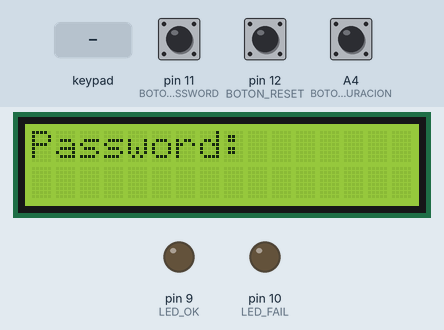
The sketch below on a simulated Arduino Uno, built with avr-gcc and run on an emulated ATmega328P. Shown: 16×2 character LCD, output pins drawn as LEDs (lit = HIGH). Dashed ring = blinking. The inputs (shaded band) are chosen by the test bench; at power-on: A4 (BOTON_CONFIGURACION) LOW, pin 11 (BOTON_TEST_PASSWORD) LOW, pin 12 (BOTON_RESET) LOW.

Above: at 1.2 s.
1.3 s: keypad keys 1 C 2 0 2 2 pressed 0.4 s apart
At 3.76 s:
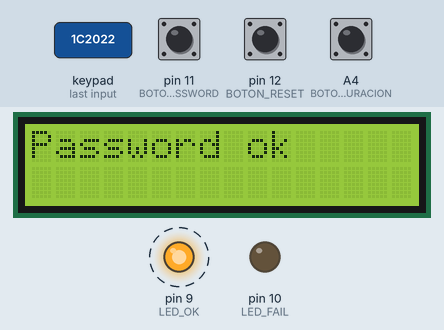
5.2 s: A4 (BOTON_CONFIGURACION) pulled HIGH for 0.15 s
At 5.9 s:
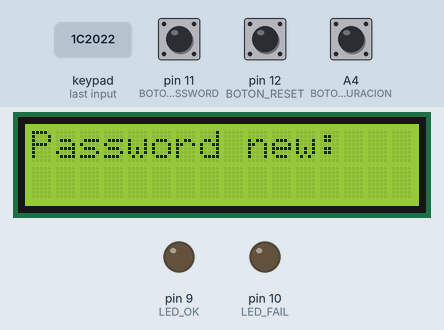
6.8 s: key 'A' pressed
At 7.2 s:
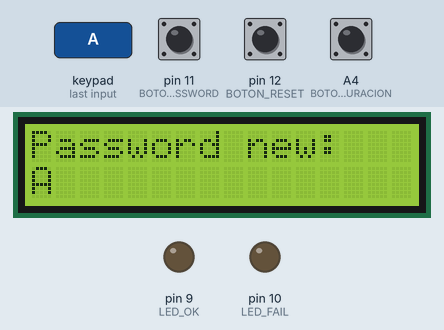
8.3 s: keypad keys 1 C 2 0 2 2 # pressed 0.4 s apart
At 10.06 s:
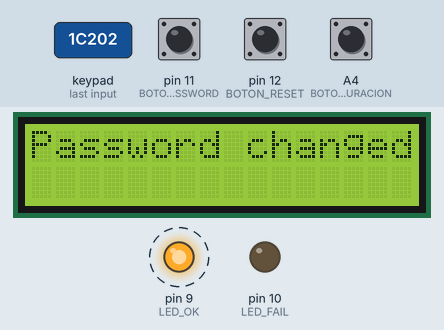
12.6 s: pin 11 (BOTON_TEST_PASSWORD) pulled HIGH for 3.2 s
At 15.47 s:
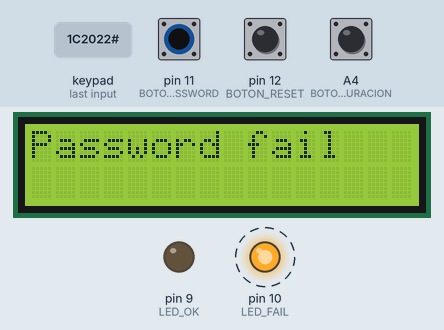
16.4 s: key 'B' pressed
At 20.28 s:
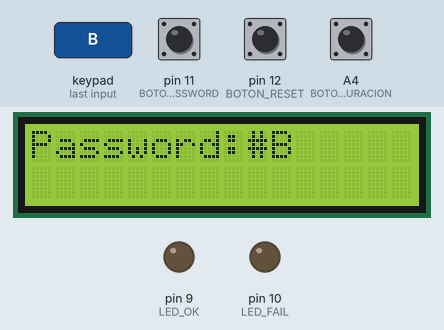
Timing chart, 0 to 20.4 s (numbered marks = the images above; inputs shaded):
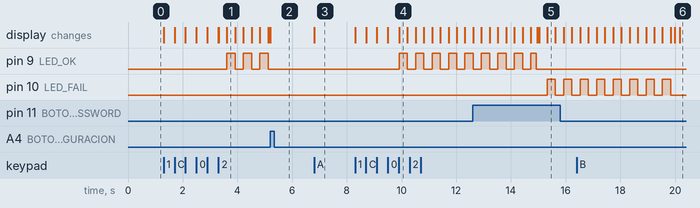

Measured:
- after the input at 1.3 s, pin 9 (LED_OK): alternates HIGH for 0.30 s and LOW for 0.30 s, starting after 2.3 s; the display: first changes at once (image 1 shows a later state)
- after the input at 5.2 s, pin 9 (LED_OK): stops changing and stays LOW; the display: changes at once (image 2)
- after the input at 6.8 s, the display: changes at once (image 3)
- after the input at 8.3 s, pin 9 (LED_OK): alternates HIGH for 0.30 s and LOW for 0.30 s, starting after 1.6 s; the display: first changes at once (image 4 shows a later state)
- after the input at 12.6 s, pin 10 (LED_FAIL): alternates HIGH for 0.30 s and LOW for 0.30 s, starting after 2.7 s; the display: first differs from a run without the input after 2.4 s (image 5)
- after the input at 16.4 s, the display: first differs from a run without the input after 3.8 s (image 6)

The sketch:

TP_02.ino
```cpp
/*
================================================================================================
> INCLUDES
================================================================================================
*/
//LIBRERIA PARA USO DE PANTALLA LCD
#include <LiquidCrystal.h>
//LIBRERIA PARA USO DE TECLADO
#include <Keypad.h>

/*
================================================================================================
> DEFINES
================================================================================================
*/
// LARGO CADENADA CARACTERES PASSWORD
#define LARGO_PASSWORD 7
// BOTONTES
#define BOTON_CONFIGURACION A4
#define BOTON_RESET 12
#define BOTON_TEST_PASSWORD 11
// LED Y LCD
#define LED_OK 9
#define LED_FAIL 10
#define TIEMPO_LIMITE_PARPADEO 5000

/*
================================================================================================
> VARIABLES
================================================================================================
*/
//	----------------------------------
//	----[CONFIGURACION CONTRASEÑA]----
//	----------------------------------
char contraseniaPorDefecto[LARGO_PASSWORD] = "1C2022";	// [ contraseña con la que se inicia la cerradura ]
char contrasenia[LARGO_PASSWORD];						// [ contraseña ingresada para comprobar ]
char caracterIngresado;									// [ caracter ingresado que compone la contraseña ]
int indice = 0;											// [ indice de la cadena de password ]

//	-------------------------------
//	----[CONFIGURACION TECLADO]----
//	-------------------------------
//	>> DIMESIONES DEL TECLADO
const byte FILAS = 4;					// [ numero de filas ]
const byte COLUMNAS = 4;				// [ numero de columnas ]
//	>> MATRIZ QUE INTERPRETA EL TECLADO
char teclas [FILAS][COLUMNAS] =			// [ configuracion del teclado con sus caracteres ]
{
    {'1','2','3','A'},
    {'4','5','6','B'},
    {'7','8','9','C'},
    {'*','0','#','D'},
};
//	>> PINES TECLADO
byte pinFilas[FILAS] = {7,6,5,4};		// [ pines contectados para las filas ]
byte pinColumnas[COLUMNAS] = {3,2,1,0}; // [ pines contectados para las columnas ]
//	>> TECLADO
Keypad teclado(makeKeymap(teclas), pinFilas, pinColumnas,FILAS, COLUMNAS); // [ mapeo de teclado ]

//	------------------------------------
//	----[CONFIGURACION PANTALLA LCD]----
//	------------------------------------
//	>> PANTALLA LCD
LiquidCrystal pantallaLCD(8, 13, A0, A1, A2, A3); // [ pines de pantalla LCD ]

//	-------------------------------
//	----[CONFIGURACION BOTONES]----
//	-------------------------------
//	>> BOTON CONFIGURACION
int valorBotonConfiguracionAntes = 0;
//	>> BOTON RESET
int valorBotonResetAntes = 0;
//	>> BOTON TEST PASSWORD
int valorBotonTestPasswordAntes = 0;
//	>> ESTADO CONFIGURACION CONTRASEÑA CORRECTA
int password_Correcto = 0;
int banderaBotonConfiguracion = 0;

//	------------------------------------
//	----[CONFIGURACION PARPADEO LED]----
//	------------------------------------
int password_estado = 0;
unsigned long tiempoInicioParpadeo = 0;
unsigned long tiempo = 0;
int bandera_inicioParpadeo = 0;

int estado_mensaje = 0;

int estadoLed = LOW;
unsigned long tiempoAnterior = 0;
int parpadeoLed = 300;
int empezar_parpadeo = 0;
int bandera_apagarLed = 0;
int pinLed;

/*
================================================================================================
> SETUP
================================================================================================
*/
void setup()
{
  //Inicio Botones
  pinMode(BOTON_CONFIGURACION, INPUT);
  pinMode(BOTON_RESET,INPUT);
  pinMode(BOTON_TEST_PASSWORD,INPUT);

  //Inicio Leds
  pinMode(LED_OK,OUTPUT);
  pinMode(LED_FAIL,OUTPUT);

  //Inicio de pantalla LCD
  pantallaLCD.begin(16,2);

  mostrar_mensaje();
}

/*
================================================================================================
> LOOP
================================================================================================
*/
void loop()
{
  secuencia_millis();			// [ secuenciador para parpadeo y borrado de pantalla ]

  if(password_Correcto == 0)	// [ Si todavia no se hizo nada (estado inicial del programa) ]
  {
    password_pedido(contrasenia,contraseniaPorDefecto);	//[ Deja ingresar la password ]
  }

  boton_reset();			//[BOTON RESET PANTALLA]

  if(indice != 0)			// [ Condicion para que haya algun caracter al cual comparar con la contraseña o borrar ]
  {
    boton_testPassword();	//[BOTON PARA COMPROBAR CONTRASEÑA]
  }

  if(password_Correcto == 2)	// [ Si todavia no se comprobo el password correcto no puedo usar el boton configuracion ]
  {
    boton_configuracion();		//[BOTON CONFIGURACION PASSWORD]
  }

  secuencia_parpadeo_led();

  delay(10);
}
/*
================================================================================================
> FIN DEL PROGRAMA
================================================================================================
*/


/*
================================================================================================
//  > FUNCIONES
================================================================================================
*/

/*
-------------------------------
----[FUNCIONES DE PASSWORD]----
-------------------------------
*/

// INGRESO DE PASSWORD
/// @brief Permite ingresar caracteres, mostrarlos por pantalla y modificar el estado del password
///	Si el indice llega a 6 se comprueba automaticamente el password
void password_pedido(char* contrasenia, char* contraseniaPorDefecto)
{
  password_ingresoCaracteres();	// [ funcion de ingreso teclas ]

  if(indice == LARGO_PASSWORD - 1 && banderaBotonConfiguracion == 0)	// [ si el indice llega al limite de caracteres y no estamos usando el boton configuracion]
  {
    password_comprobar(contrasenia,contraseniaPorDefecto);	// [ Llamo a la funcion comprobar_Password ]
    indice = 0;												// [ ponemos el indice en 0 para proximo ingreso ]
  }
}
//-----------------------------------------------

//-----------------------------------------------
//COMPROBACION PASSWORD
/// @brief Verifica el password ingresado de manera manual (apretando boton test) o automatica (indice == 6)
void password_comprobar(char* contrasenia, char* contraseniaPorDefecto)
{
  if(strcmp(contrasenia, contraseniaPorDefecto) == 0)	// [ si la comparacion de la cadena es igual la password es correcta ]
  {
    password_Correcto = 1;		// [ se actualiza el primer ingreso para usar boton configuracion ]
    estado_mensaje = 2;
  }
  else							// [ sino, es incorrecta ]
  {
    password_Correcto = -1;		// [ no se deja usar el teclado mientras muestre el mensaje ]
    estado_mensaje = 3;
  }

  bandera_inicioParpadeo = 1;
  mostrar_mensaje();
  reiniciar_password();
}
//-----------------------------------------------

//-----------------------------------------------
//INGRESO DE CONTRASEÑA NUEVA
/// @brief Permite ingresar una password nueva
void password_nuevo(char* contrasenia, char* contraseniaPorDefecto)
{
  estado_mensaje = 1;

  mostrar_mensaje();

  while(indice < LARGO_PASSWORD - 1)
  {
    caracterIngresado = teclado.getKey();

  	if(caracterIngresado)
  	{
      contraseniaPorDefecto[indice] = caracterIngresado;
      pantallaLCD.print(caracterIngresado);
      indice++;
  	}

    banderaBotonConfiguracion = 1;
    boton_reset();
  }

  if(indice == 6)
  {
    estado_mensaje = 4;
    mostrar_mensaje();
  	password_Correcto = 1;
    bandera_inicioParpadeo = 1;
  }

  banderaBotonConfiguracion = 0;
  indice = 0;
}
//-----------------------------------------------

//-----------------------------------------------
//IINGRESO CARACTER
/// @brief Muestra por pantalla los caracteres ingresados y guarda el password para compararlo
void password_ingresoCaracteres(void)
{
  caracterIngresado = teclado.getKey();	// [ obtiene el caracter apretado del teclado ]

  if(caracterIngresado)	// [ si ingreso un caracter ]
  {
    contrasenia[indice] = caracterIngresado;	// [ guardo ese caracter en la contrasenia ]
    pantallaLCD.print(caracterIngresado);		// [ muestro ese caracter ingresado en el LCD ]
    indice++;									// [ incremento el indice de la cadena por cada caracter apretado]
  }
}
//-----------------------------------------------

//-----------------------------------------------
//INGRESO DE CONTRASEÑA NUEVA
/// @brief Reinicia la contraseña
void reiniciar_password(void)
{
  strcpy(contrasenia, "xxxxxx");  // [ copia en cada posicion de la cadena una x ]
}
//-----------------------------------------------

/*
-------------------------------
----[FUNCIONES DE BOTONES]----
-------------------------------
*/

//-----------------------------------------------
//BOTON TEST PASSWORD
/// @brief Permite testear el password sin llegar a los 6 caracteres ingresados
void boton_testPassword()
{
  int valorBotonTestPasswordAhora;

  valorBotonTestPasswordAhora = digitalRead(BOTON_TEST_PASSWORD);

  if(valorBotonTestPasswordAhora == 1 && valorBotonTestPasswordAntes == 0)
  {
    password_comprobar(contrasenia, contraseniaPorDefecto);	//	[ Llama a la funcion de comprobar ]
  }

  valorBotonTestPasswordAntes = valorBotonTestPasswordAhora;
}
//-----------------------------------------------

//-----------------------------------------------
//BOTON CONFIGURACION
/// @brief Permite ingresar al estado cambiar password
void boton_configuracion()
{
  int valorBotonConfiguracionAhora;

  valorBotonConfiguracionAhora = digitalRead(BOTON_CONFIGURACION);

  if(valorBotonConfiguracionAhora == 1 && valorBotonConfiguracionAntes == 0)
  {
    apagar_led();
    password_nuevo(contrasenia,contraseniaPorDefecto); // [ Llama a la funcion de nuevo password ]
  }

  valorBotonConfiguracionAntes = valorBotonConfiguracionAhora;
}
//-----------------------------------------------

//-----------------------------------------------
//BOTON RESET
/// @brief Permite borrar los caracteres ingresados
void boton_reset(void)
{
  int valorBotonResetAhora;

  valorBotonResetAhora = digitalRead(BOTON_RESET);

  if(valorBotonResetAhora == 1 && valorBotonResetAntes == 0)
  {
    //mostrarMensaje();		// [ Llama a la funcion que muestra el mensaje correcpondiente ]
    bandera_inicioParpadeo = 0;
    bandera_apagarLed = 0;
    estado_mensaje = 0;
    if(banderaBotonConfiguracion == 1)
    {
     	estado_mensaje = 1;
    }
    mostrar_mensaje();
    tiempoInicioParpadeo = 0;
    indice = 0;				// [ el indice de la password vuelve a 0 ]
    password_Correcto = 0;	// [ el estado vuelve a 0 ]
    reiniciar_password();
  }

  valorBotonResetAntes = valorBotonResetAhora;
}
//-----------------------------------------------

/*
-------------------------------
------[FUNCIONES DE LEDS]------
-------------------------------
*/

//-----------------------------------------------
//FUNCION SECUENCIA PARPADEO
/// @brief genera el parpadeo del led y el display cada X tiempo
void secuencia_parpadeo_led(void)
{
  tiempo = millis();

  switch(password_Correcto)  // [ Comprueba el estado de la contraseña para prender el led ]
  {
    case 1:
    pinLed = LED_OK;
    break;
    case -1:
    pinLed = LED_FAIL;
    break;
  }

  if(tiempo >= (tiempoAnterior + parpadeoLed) && bandera_apagarLed == 1)  // [ Compara el tiempo del parpadeo del led y el display ]
  {
    digitalWrite(pinLed,estadoLed);
  	estadoLed = !estadoLed;
  	tiempoAnterior = tiempo;

    if(estadoLed)   // [ Verifica el estado del led, para prender y apagar el display ]
  	{
      pantallaLCD.noDisplay();
    }
    else
    {
      pantallaLCD.display();
    }
  }

  if(bandera_apagarLed == 0)
  {
    apagar_led();
  }
}
//-----------------------------------------------

//-----------------------------------------------
//FUNCION APAGAR LEDS
/// @brief genera el parpadeo del led y el display cada X tiempo
void apagar_led(void)
{
    digitalWrite(pinLed,LOW);
    pantallaLCD.display();
}

/*
-------------------------------
------[FUNCIONES MILLIS]-------
-------------------------------
*/

//-----------------------------------------------
/// @brief captura el tiempo inicial del parpadeo, y lo detiene cuando pasen los 5 segundos
void secuencia_millis(void)
{
  tiempo = millis();

  if((password_Correcto == 1 || password_Correcto == -1) && bandera_inicioParpadeo == 1)  // [ Si se corrabora el password por correcto o incorrecto ]
  {
    tiempoInicioParpadeo = tiempo;  // [ Capturo el tiempo en el que inicia el parpadeo ]

    if(password_Correcto == 1)
    {
      password_Correcto = 2;
    }

    bandera_inicioParpadeo = 0;
    bandera_apagarLed = 1;
  }

  if(tiempoInicioParpadeo != 0 && tiempo >= (tiempoInicioParpadeo + TIEMPO_LIMITE_PARPADEO)) // [ Si supero el tiempo desde el inicio del parpadeo y el limite de 5000 mseg]
  {
    estado_mensaje = 0;
    mostrar_mensaje();
    tiempoInicioParpadeo = 0;
    password_Correcto = 0;
    bandera_apagarLed = 0;
  }
}
//-----------------------------------------------

/*
-------------------------------
-----[FUNCIONES MENSAJES]------
-------------------------------
*/

//-----------------------------------------------
/// @brief muestra los mensajes en el display segun el estado de la contraseña
void mostrar_mensaje (void)
{
  pantallaLCD.clear();
  pantallaLCD.setCursor(0,0);

  switch(estado_mensaje)
  {
    case 1:
        pantallaLCD.print("Password new:");
        pantallaLCD.setCursor(0,1);
        break;
    case 2:
        pantallaLCD.print("Password ok");
        break;
    case 3:
        pantallaLCD.print("Password fail");
        break;
    case 4:
        pantallaLCD.print("Password changed");
        break;
    default:
        pantallaLCD.print("Password:");
        break;
  }

  indice = 0;
}
//-----------------------------------------------
```
